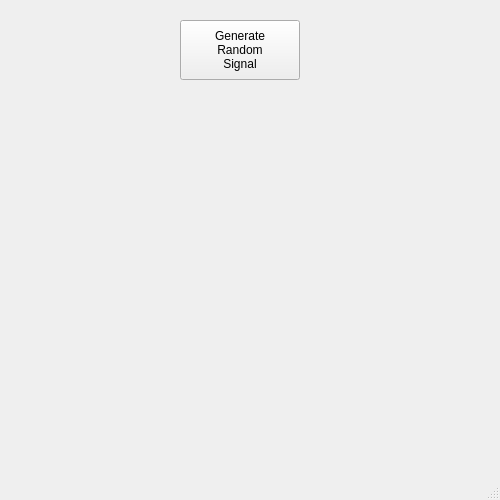
<?xml version="1.0" encoding="UTF-8"?>
<ui version="4.0">
 <class>MainWindow</class>
 <widget class="QMainWindow" name="MainWindow">
  <property name="geometry">
   <rect>
    <x>0</x>
    <y>0</y>
    <width>500</width>
    <height>500</height>
   </rect>
  </property>
  <property name="minimumSize">
   <size>
    <width>500</width>
    <height>500</height>
   </size>
  </property>
  <property name="windowTitle">
   <string>MainWindow</string>
  </property>
  <widget class="QWidget" name="centralwidget">
   <widget class="QWidget" name="horizontalLayoutWidget">
    <property name="geometry">
     <rect>
      <x>160</x>
      <y>10</y>
      <width>160</width>
      <height>80</height>
     </rect>
    </property>
    <layout class="QHBoxLayout" name="horizontalLayout">
     <item>
      <spacer name="horizontalSpacer">
       <property name="orientation">
        <enum>Qt::Horizontal</enum>
       </property>
       <property name="sizeHint" stdset="0">
        <size>
         <width>40</width>
         <height>20</height>
        </size>
       </property>
      </spacer>
     </item>
     <item>
      <widget class="QPushButton" name="pushButton_generate_random_signal">
       <property name="minimumSize">
        <size>
         <width>120</width>
         <height>60</height>
        </size>
       </property>
       <property name="text">
        <string>Generate
Random
Signal</string>
       </property>
      </widget>
     </item>
     <item>
      <spacer name="horizontalSpacer_2">
       <property name="orientation">
        <enum>Qt::Horizontal</enum>
       </property>
       <property name="sizeHint" stdset="0">
        <size>
         <width>40</width>
         <height>20</height>
        </size>
       </property>
      </spacer>
     </item>
    </layout>
   </widget>
   <widget class="MplWidget" name="MplWidget" native="true">
    <property name="geometry">
     <rect>
      <x>10</x>
      <y>110</y>
      <width>480</width>
      <height>320</height>
     </rect>
    </property>
   </widget>
  </widget>
  <widget class="QMenuBar" name="menubar">
   <property name="geometry">
    <rect>
     <x>0</x>
     <y>0</y>
     <width>500</width>
     <height>21</height>
    </rect>
   </property>
  </widget>
  <widget class="QStatusBar" name="statusbar"/>
 </widget>
 <customwidgets>
  <customwidget>
   <class>MplWidget</class>
   <extends>QWidget</extends>
   <header>mplwidget.h</header>
   <container>1</container>
  </customwidget>
 </customwidgets>
 <resources/>
 <connections/>
</ui>
